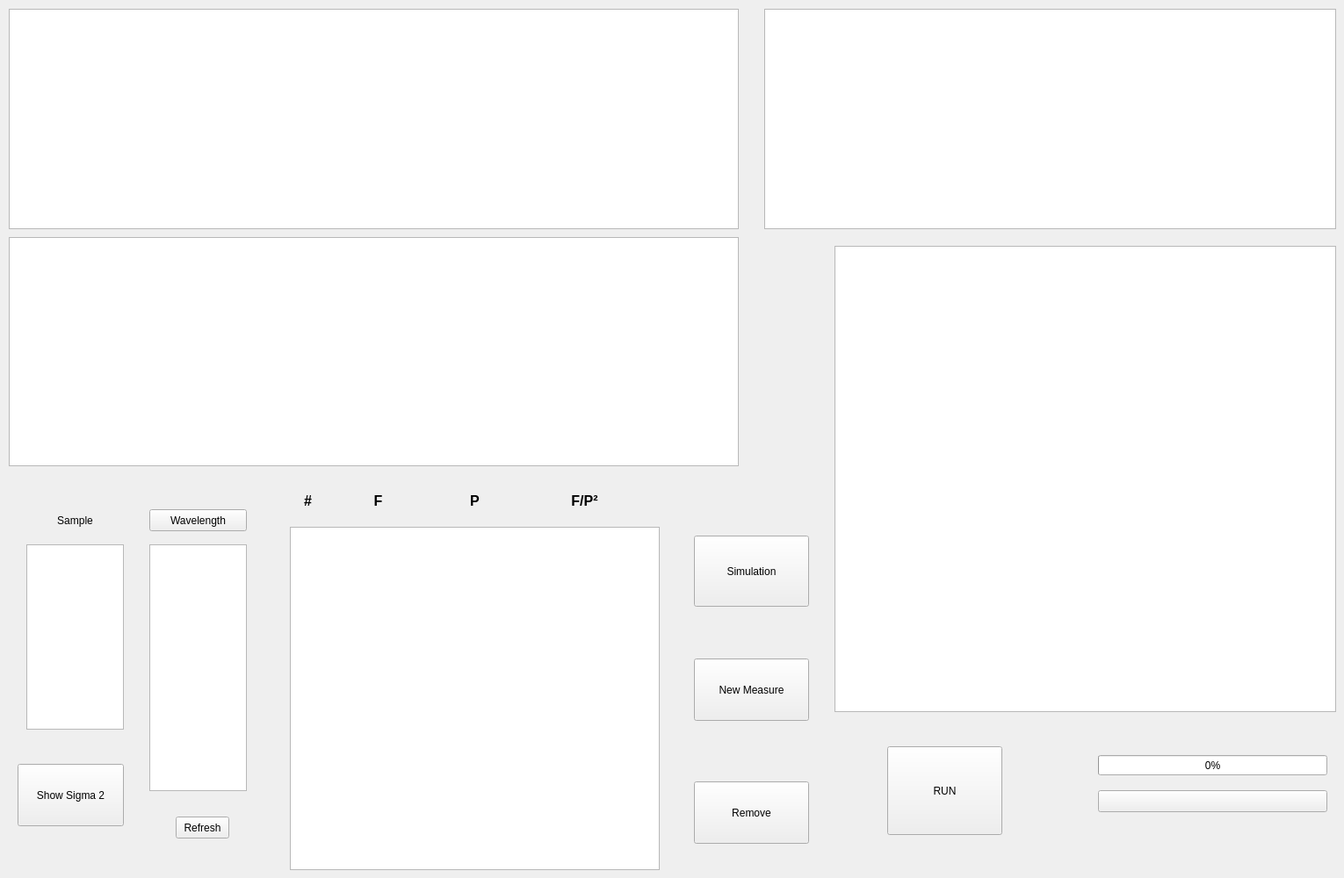
     <widget class="QWidget" name="tab_4">
      <attribute name="title">
       <string>Measurement</string>
      </attribute>
      <widget class="PlotWidget" name="S2Spectrum">
       <property name="geometry">
        <rect>
         <x>10</x>
         <y>10</y>
         <width>831</width>
         <height>251</height>
        </rect>
       </property>
      </widget>
      <widget class="PlotWidget" name="FluoIntensitySpectrum">
       <property name="geometry">
        <rect>
         <x>10</x>
         <y>270</y>
         <width>831</width>
         <height>261</height>
        </rect>
       </property>
      </widget>
      <widget class="QListWidget" name="ls_list_of_all_samples">
       <property name="geometry">
        <rect>
         <x>30</x>
         <y>620</y>
         <width>111</width>
         <height>211</height>
        </rect>
       </property>
      </widget>
      <widget class="QListWidget" name="ls_done_wavelengths">
       <property name="geometry">
        <rect>
         <x>170</x>
         <y>620</y>
         <width>111</width>
         <height>281</height>
        </rect>
       </property>
      </widget>
      <widget class="QPushButton" name="btn_set_sample">
       <property name="geometry">
        <rect>
         <x>30</x>
         <y>580</y>
         <width>111</width>
         <height>25</height>
        </rect>
       </property>
       <property name="text">
        <string>Sample</string>
       </property>
       <property name="flat">
        <bool>true</bool>
       </property>
      </widget>
      <widget class="QPushButton" name="btn_set_sample_wavelength">
       <property name="geometry">
        <rect>
         <x>170</x>
         <y>580</y>
         <width>111</width>
         <height>25</height>
        </rect>
       </property>
       <property name="text">
        <string>Wavelength</string>
       </property>
      </widget>
      <widget class="QLabel" name="label_8">
       <property name="geometry">
        <rect>
         <x>380</x>
         <y>560</y>
         <width>101</width>
         <height>20</height>
        </rect>
       </property>
       <property name="font">
        <font>
         <pointsize>12</pointsize>
         <weight>75</weight>
         <bold>true</bold>
        </font>
       </property>
       <property name="text">
        <string>F</string>
       </property>
       <property name="alignment">
        <set>Qt::AlignCenter</set>
       </property>
      </widget>
      <widget class="QLabel" name="label_27">
       <property name="geometry">
        <rect>
         <x>490</x>
         <y>560</y>
         <width>101</width>
         <height>20</height>
        </rect>
       </property>
       <property name="font">
        <font>
         <pointsize>12</pointsize>
         <weight>75</weight>
         <bold>true</bold>
        </font>
       </property>
       <property name="text">
        <string>P</string>
       </property>
       <property name="alignment">
        <set>Qt::AlignCenter</set>
       </property>
      </widget>
      <widget class="QLabel" name="label_28">
       <property name="geometry">
        <rect>
         <x>590</x>
         <y>560</y>
         <width>151</width>
         <height>20</height>
        </rect>
       </property>
       <property name="font">
        <font>
         <pointsize>12</pointsize>
         <weight>75</weight>
         <bold>true</bold>
        </font>
       </property>
       <property name="text">
        <string>F/P²</string>
       </property>
       <property name="alignment">
        <set>Qt::AlignCenter</set>
       </property>
      </widget>
      <widget class="QPushButton" name="btn_new_measure_data">
       <property name="geometry">
        <rect>
         <x>790</x>
         <y>750</y>
         <width>131</width>
         <height>71</height>
        </rect>
       </property>
       <property name="text">
        <string>New Measure</string>
       </property>
      </widget>
      <widget class="QPushButton" name="btn_remove_data">
       <property name="geometry">
        <rect>
         <x>790</x>
         <y>890</y>
         <width>131</width>
         <height>71</height>
        </rect>
       </property>
       <property name="text">
        <string>Remove</string>
       </property>
      </widget>
      <widget class="QPushButton" name="btn_refresh">
       <property name="geometry">
        <rect>
         <x>200</x>
         <y>930</y>
         <width>61</width>
         <height>25</height>
        </rect>
       </property>
       <property name="text">
        <string>Refresh</string>
       </property>
      </widget>
      <widget class="QPushButton" name="btn_run_tpa">
       <property name="geometry">
        <rect>
         <x>1010</x>
         <y>850</y>
         <width>131</width>
         <height>101</height>
        </rect>
       </property>
       <property name="text">
        <string>RUN</string>
       </property>
      </widget>
      <widget class="QPushButton" name="btn_show_sigma_2">
       <property name="geometry">
        <rect>
         <x>20</x>
         <y>870</y>
         <width>121</width>
         <height>71</height>
        </rect>
       </property>
       <property name="text">
        <string>Show Sigma 2</string>
       </property>
      </widget>
      <widget class="PlotWidget" name="FPSpectrum_2">
       <property name="geometry">
        <rect>
         <x>870</x>
         <y>10</y>
         <width>651</width>
         <height>251</height>
        </rect>
       </property>
      </widget>
      <widget class="QLabel" name="label_f_5">
       <property name="geometry">
        <rect>
         <x>360</x>
         <y>760</y>
         <width>111</width>
         <height>20</height>
        </rect>
       </property>
       <property name="text">
        <string/>
       </property>
      </widget>
      <widget class="QLabel" name="label_P_5">
       <property name="geometry">
        <rect>
         <x>490</x>
         <y>760</y>
         <width>91</width>
         <height>21</height>
        </rect>
       </property>
       <property name="text">
        <string/>
       </property>
      </widget>
      <widget class="QLabel" name="label_Quad_5">
       <property name="geometry">
        <rect>
         <x>600</x>
         <y>760</y>
         <width>121</width>
         <height>21</height>
        </rect>
       </property>
       <property name="text">
        <string/>
       </property>
      </widget>
      <widget class="QListWidget" name="ls_terminal_information_for_users_measurement">
       <property name="geometry">
        <rect>
         <x>950</x>
         <y>280</y>
         <width>571</width>
         <height>531</height>
        </rect>
       </property>
       <property name="sizeAdjustPolicy">
        <enum>QAbstractScrollArea::AdjustToContents</enum>
       </property>
       <property name="editTriggers">
        <set>QAbstractItemView::NoEditTriggers</set>
       </property>
       <property name="selectionMode">
        <enum>QAbstractItemView::NoSelection</enum>
       </property>
       <property name="verticalScrollMode">
        <enum>QAbstractItemView::ScrollPerPixel</enum>
       </property>
       <property name="movement">
        <enum>QListView::Free</enum>
       </property>
      </widget>
      <widget class="QPushButton" name="btn_simulation">
       <property name="geometry">
        <rect>
         <x>790</x>
         <y>610</y>
         <width>131</width>
         <height>81</height>
        </rect>
       </property>
       <property name="text">
        <string>Simulation</string>
       </property>
      </widget>
      <widget class="QProgressBar" name="progressbar_measurement">
       <property name="geometry">
        <rect>
         <x>1250</x>
         <y>860</y>
         <width>261</width>
         <height>23</height>
        </rect>
       </property>
       <property name="value">
        <number>0</number>
       </property>
      </widget>
      <widget class="QPushButton" name="btn_experiment_status_2">
       <property name="geometry">
        <rect>
         <x>1250</x>
         <y>900</y>
         <width>261</width>
         <height>25</height>
        </rect>
       </property>
       <property name="maximumSize">
        <size>
         <width>16777215</width>
         <height>16777215</height>
        </size>
       </property>
       <property name="text">
        <string/>
       </property>
       <property name="flat">
        <bool>false</bool>
       </property>
      </widget>
      <widget class="QListWidget" name="ls_measure_data">
       <property name="geometry">
        <rect>
         <x>330</x>
         <y>600</y>
         <width>421</width>
         <height>391</height>
        </rect>
       </property>
       <property name="selectionMode">
        <enum>QAbstractItemView::MultiSelection</enum>
       </property>
       <property name="selectionBehavior">
        <enum>QAbstractItemView::SelectItems</enum>
       </property>
      </widget>
      <widget class="QLabel" name="label_19">
       <property name="geometry">
        <rect>
         <x>320</x>
         <y>560</y>
         <width>61</width>
         <height>20</height>
        </rect>
       </property>
       <property name="font">
        <font>
         <pointsize>12</pointsize>
         <weight>75</weight>
         <bold>true</bold>
        </font>
       </property>
       <property name="text">
        <string>#</string>
       </property>
       <property name="alignment">
        <set>Qt::AlignCenter</set>
       </property>
      </widget>
     </widget>
